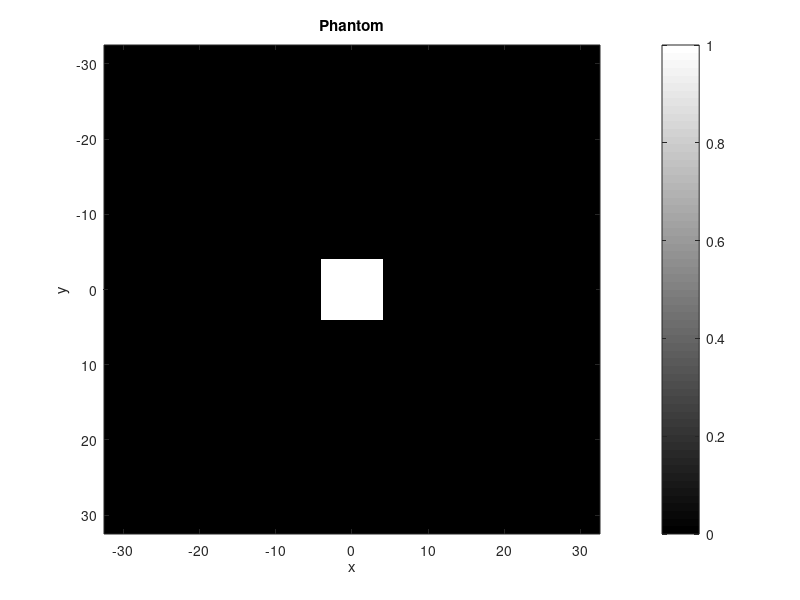
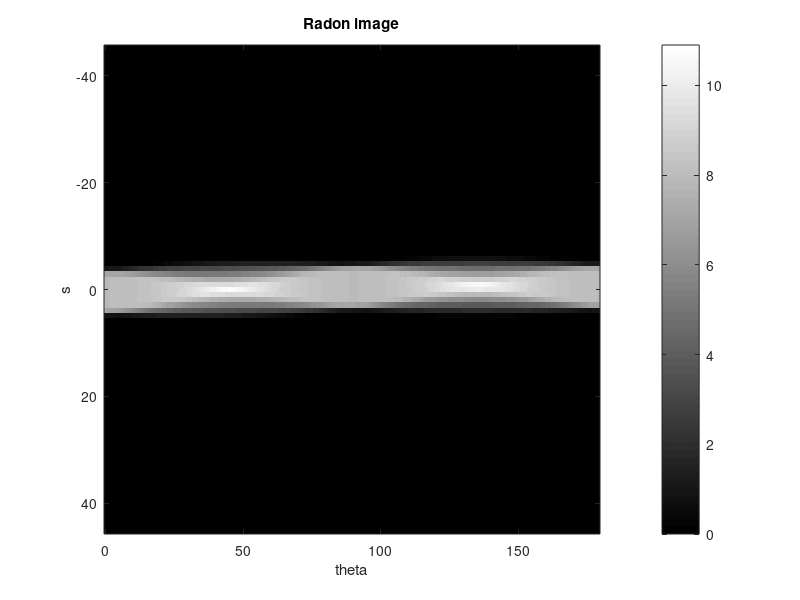
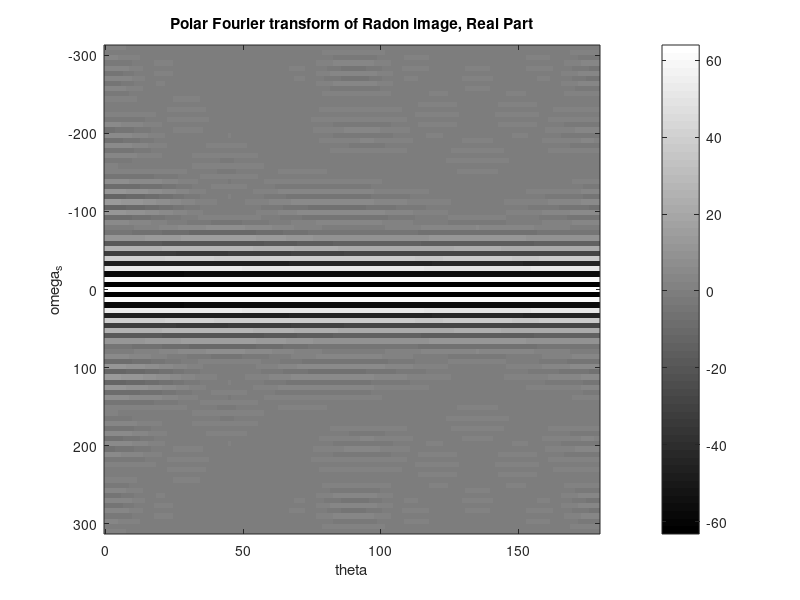
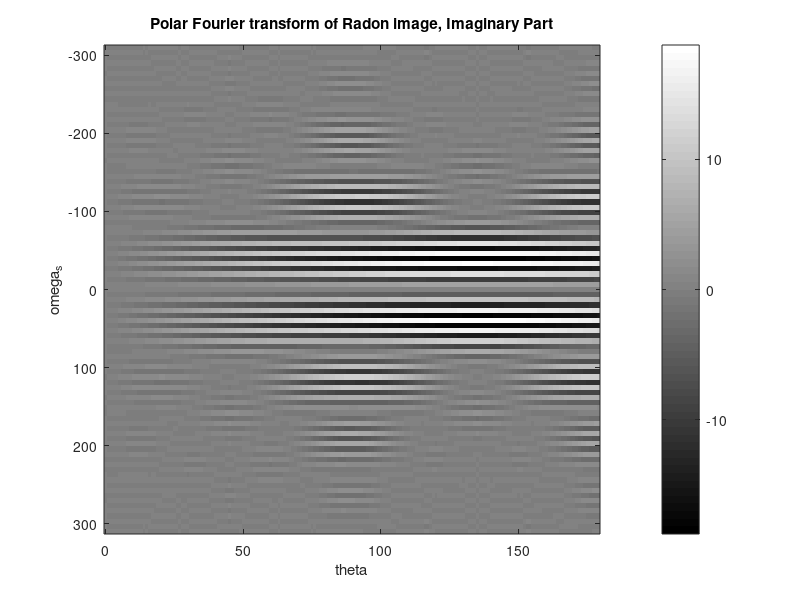

Write MATLAB code to recreate these figures, in order.
%% Image defaults
set(0,'defaultsurfaceedgecolor','none')

%% Debug flag: print out everything when DEBUG==1
DEBUG=1;

%% Signal to noise ratio
%SNR=0.1;

%% Interpolation method: nearest / linear / cubic
interp_m='nearest';

%% Size of phantom and reconstructed image
% N is the number of rows and columns in P, which is 256 respectively
N=64;

%Radon scan angles
%we may change the number of beams that we use to cover 180 degree
theta=linspace(0,180-1,180);

%%%%%%%%%%%%%%%%%%%%%%%%%%%%%%%%%%%%%%%%%%%%%%%%%%%%%%%%%%%%%%%%%%%%%
%% Create Phantom P
%P = phantom('Shepp-Logan',N);

%Modified Shepp-Logan' gives better visual perception than 'Shepp-Logan'
%P = phantom('Modified Shepp-Logan',N);     %Fail-safe version

% a simple 2D delta function which is off-centre
%P = zeros(N);
%P(12,12)=1;

% a stripe
%T=6;
%P=[zeros(N,(N-T)/2) ones(N,T) zeros(N,(N-T)/2)];

% a square (T must be even)
T=8;
P=[zeros(N,(N-T)/2) ones(N,T) zeros(N,(N-T)/2)];
P=P'.*P; %image of square

% a 45deg straight line
%P=eye(N);

% Determine the range of x and y
x = linspace(-N/2,N/2,N);
y = x;

% Show and save the phantom
figure(1)
imagesc(x,y,P),colormap(gray),colorbar
title('Phantom'),xlabel('x'),ylabel('y')
print -dpng 1_phantom.png

%%%%%%%%%%%%%%%%%%%%%%%%%%%%%%%%%%%%%%%%%%%%%%%%%%%%%%%%%%%%%%%%%%%%%%%%%
%% Apply radon transformation Rf
%return a vector XP containing the radial coordinates corresponding to each row of RT
Rf = radon(P,theta);

% Determine the range of s
s_max=sqrt( max(x)^2 + max(y)^2 );
[s_size theta_size] = size(Rf);
s = linspace(-s_max,s_max,s_size);

%% Apply noise to the Radon image
%noise = SNR * ( rand(s_size,theta_size)*2 - 1 );
%Rf = Rf + noise;

%if(DEBUG)
%figure(97)
%imagesc(noise),colorbar
%title('noise profile')
%end


%% Show and save Radon image
figure(2)
imagesc(theta,s,Rf),colormap(gray),colorbar
title('Radon image'),xlabel('theta'),ylabel('s')
print -dpng 2_radon.png

%%%%%%%%%%%%%%%%%%%%%%%%%%%%%%%%%%%%%%%%%%%%%%%%%%%%%%%%%%%%%%%%%%%%%%
%% Polar Fourier transform
FRf = fftshift(fft(Rf),1);         % Apply 1D Fourier transform in each column

% Determine the range of omega
ds=mean(diff(s));
size_omega=size(FRf,1);
d_omega=2*pi/ds;
omega_max=size_omega*d_omega/2;
omega=linspace(-omega_max,omega_max,size_omega);

%% Show and save the Fourier transform image
figure(3)
imagesc(theta, omega, real(FRf)),colormap(gray),colorbar
xlabel('theta'),ylabel('omega_s')
title('Polar Fourier transform of Radon image, Real Part')
print -dpng 3a_fourier_radon_real.png

figure(4)
imagesc(theta, omega, imag(FRf)),colormap(gray),colorbar
xlabel('theta'),ylabel('omega_s')
title('Polar Fourier transform of Radon image, Imaginary Part')
print -dpng 3b_fourier_radon_imag.png

%%%%%%%%%%%%%%%%%%%%%%%%%%%%%%%%%%%%%%%%%%%%%%%%%%%%%%%%%%%%%%%%%%%%%%%%%%%%
%% Change from polar to x-y coordinate

%% Label omega_x, omega_y on the image of FRf:
[THETA WW] = meshgrid(theta, omega);
label_WX = WW.*cosd(THETA);
label_WY = WW.*sind(THETA);

%% Determine range of the desired rectangular coordinates
omega_x = omega;
omega_y = omega;
[WX WY]=meshgrid( omega_x , omega_y );
d_omega=mean(diff(omega));
dx=2*pi/d_omega;
max_x=N*dx/2;
x=linspace(-max_x,max_x,N);
y=x;

%% Prepare data for interpolation
%reshape matrix to array in columns
[cols rows]=size(label_WX);
WX_array=reshape(label_WX,cols*rows,1);
WY_array=reshape(label_WY,cols*rows,1);
FRf_array=reshape(FRf,cols*rows,1);

%% Apply interpolation
F2f = griddata(WX_array,WY_array,FRf_array,WX,WY,interp_m);
%F2f(isnan(F2f))=0;        % set all NaN (Not a Number) error to zero

%% DEBUG: test label WX,WY
if(DEBUG)
figure(95)
surf(label_WX,label_WY,abs(FRf)),colorbar,colormap(jet)
axis tight;
title('DEBUG: Radon Fourier image before interpolation, Absolute Value')
xlabel('theta'),ylabel('omega')
print -dpng 4c_fourier_polar_abs.png

figure(96)
surf(WX,WY,abs(F2f)),colorbar,colormap(jet)
axis tight;
title('DEBUG: Radon Fourier image after interpolation, Absolute Value')
xlabel('omega_x'),ylabel('omega_y')
print -dpng 4d_fourier_xy_abs.png
end

%% Save image
figure(5)
imagesc(omega_x,omega_y,real(F2f)),colormap(gray),colorbar
xlabel('omega_x'),ylabel('omega_y')
title('polar to x-y interpolation, Real Part')
print -dpng 4a_fourier_xy_real.png

figure(6)
imagesc(omega_x, omega_y, imag(F2f)),colormap(gray),colorbar
xlabel('omega_x'),ylabel('omega_y')
title('polar to x-y interpolation, Imaginary Part')
print -dpng 4b_fourier_xy_imag.png

%%%%%%%%%%%%%%%%%%%%%%%%%%%%%%%%%%%%%%%%%%%%%%%%%%%%%%%%%%%%%%%%%%%%%%%%%%
%% Apply Inverse FFT to F2f
f = ifft2(fftshift(F2f));

figure(7)
imagesc(x,y,real(f)),colormap(gray),colorbar
xlabel('x'),ylabel('y')
title('Reconstructed Image, Real Part')
print -dpng 5_reconstruct_xy_real.png

figure(8)
imagesc(x,y,imag(f)),colormap(gray),colorbar
xlabel('x'),ylabel('y')
title('Reconstructed Image, Imaginary Part')
print -dpng 5_reconstruct_xy_imag.png
